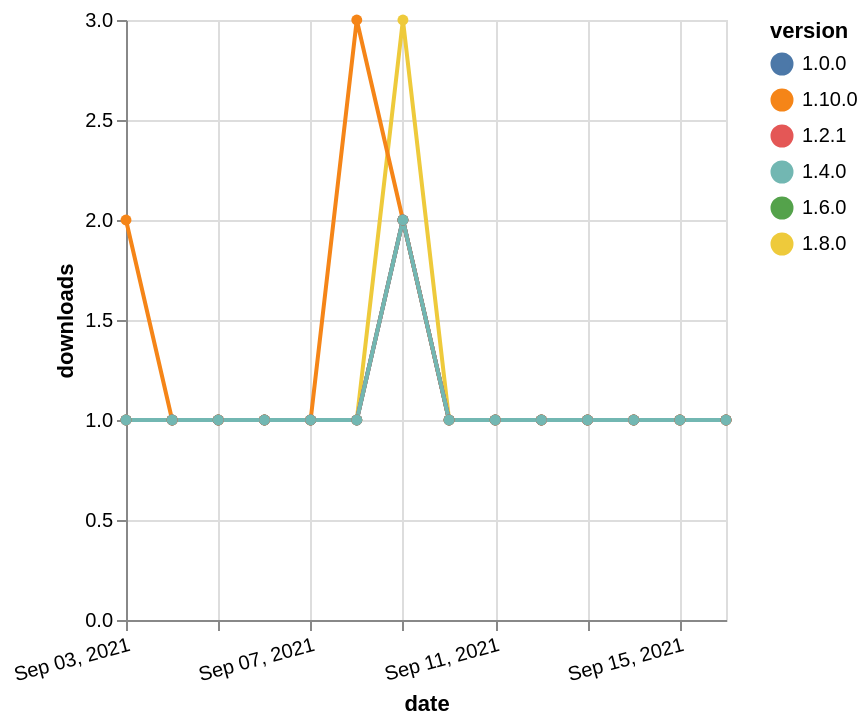

Here is the Vega-Lite specification saved for this chart:
### Vega-Lite specification from a JSON file in a GitHub repository (floating-point values rounded to 4 significant figures)
{"$schema": "https://vega.github.io/schema/vega-lite/v5.json", "description": "A simple bar chart with embedded data.", "data": {"values": [{"date": "2021-09-03", "total": 158, "delta": 1, "version": "1.6.0"}, {"date": "2021-09-04", "total": 159, "delta": 1, "version": "1.6.0"}, {"date": "2021-09-05", "total": 160, "delta": 1, "version": "1.6.0"}, {"date": "2021-09-06", "total": 161, "delta": 1, "version": "1.6.0"}, {"date": "2021-09-07", "total": 162, "delta": 1, "version": "1.6.0"}, {"date": "2021-09-08", "total": 163, "delta": 1, "version": "1.6.0"}, {"date": "2021-09-09", "total": 165, "delta": 2, "version": "1.6.0"}, {"date": "2021-09-10", "total": 166, "delta": 1, "version": "1.6.0"}, {"date": "2021-09-11", "total": 167, "delta": 1, "version": "1.6.0"}, {"date": "2021-09-12", "total": 168, "delta": 1, "version": "1.6.0"}, {"date": "2021-09-13", "total": 169, "delta": 1, "version": "1.6.0"}, {"date": "2021-09-14", "total": 170, "delta": 1, "version": "1.6.0"}, {"date": "2021-09-15", "total": 171, "delta": 1, "version": "1.6.0"}, {"date": "2021-09-16", "total": 172, "delta": 1, "version": "1.6.0"}, {"date": "2021-09-03", "total": 187, "delta": 1, "version": "1.8.0"}, {"date": "2021-09-04", "total": 188, "delta": 1, "version": "1.8.0"}, {"date": "2021-09-05", "total": 189, "delta": 1, "version": "1.8.0"}, {"date": "2021-09-06", "total": 190, "delta": 1, "version": "1.8.0"}, {"date": "2021-09-07", "total": 191, "delta": 1, "version": "1.8.0"}, {"date": "2021-09-08", "total": 192, "delta": 1, "version": "1.8.0"}, {"date": "2021-09-09", "total": 195, "delta": 3, "version": "1.8.0"}, {"date": "2021-09-10", "total": 196, "delta": 1, "version": "1.8.0"}, {"date": "2021-09-11", "total": 197, "delta": 1, "version": "1.8.0"}, {"date": "2021-09-12", "total": 198, "delta": 1, "version": "1.8.0"}, {"date": "2021-09-13", "total": 199, "delta": 1, "version": "1.8.0"}, {"date": "2021-09-14", "total": 200, "delta": 1, "version": "1.8.0"}, {"date": "2021-09-15", "total": 201, "delta": 1, "version": "1.8.0"}, {"date": "2021-09-16", "total": 202, "delta": 1, "version": "1.8.0"}, {"date": "2021-09-03", "total": 133, "delta": 2, "version": "1.10.0"}, {"date": "2021-09-04", "total": 134, "delta": 1, "version": "1.10.0"}, {"date": "2021-09-05", "total": 135, "delta": 1, "version": "1.10.0"}, {"date": "2021-09-06", "total": 136, "delta": 1, "version": "1.10.0"}, {"date": "2021-09-07", "total": 137, "delta": 1, "version": "1.10.0"}, {"date": "2021-09-08", "total": 140, "delta": 3, "version": "1.10.0"}, {"date": "2021-09-09", "total": 142, "delta": 2, "version": "1.10.0"}, {"date": "2021-09-10", "total": 143, "delta": 1, "version": "1.10.0"}, {"date": "2021-09-11", "total": 144, "delta": 1, "version": "1.10.0"}, {"date": "2021-09-12", "total": 145, "delta": 1, "version": "1.10.0"}, {"date": "2021-09-13", "total": 146, "delta": 1, "version": "1.10.0"}, {"date": "2021-09-14", "total": 147, "delta": 1, "version": "1.10.0"}, {"date": "2021-09-15", "total": 148, "delta": 1, "version": "1.10.0"}, {"date": "2021-09-16", "total": 149, "delta": 1, "version": "1.10.0"}, {"date": "2021-09-03", "total": 241, "delta": 1, "version": "1.0.0"}, {"date": "2021-09-04", "total": 242, "delta": 1, "version": "1.0.0"}, {"date": "2021-09-05", "total": 243, "delta": 1, "version": "1.0.0"}, {"date": "2021-09-06", "total": 244, "delta": 1, "version": "1.0.0"}, {"date": "2021-09-07", "total": 245, "delta": 1, "version": "1.0.0"}, {"date": "2021-09-08", "total": 246, "delta": 1, "version": "1.0.0"}, {"date": "2021-09-09", "total": 248, "delta": 2, "version": "1.0.0"}, {"date": "2021-09-10", "total": 249, "delta": 1, "version": "1.0.0"}, {"date": "2021-09-11", "total": 250, "delta": 1, "version": "1.0.0"}, {"date": "2021-09-12", "total": 251, "delta": 1, "version": "1.0.0"}, {"date": "2021-09-13", "total": 252, "delta": 1, "version": "1.0.0"}, {"date": "2021-09-14", "total": 253, "delta": 1, "version": "1.0.0"}, {"date": "2021-09-15", "total": 254, "delta": 1, "version": "1.0.0"}, {"date": "2021-09-16", "total": 255, "delta": 1, "version": "1.0.0"}, {"date": "2021-09-03", "total": 195, "delta": 1, "version": "1.2.1"}, {"date": "2021-09-04", "total": 196, "delta": 1, "version": "1.2.1"}, {"date": "2021-09-05", "total": 197, "delta": 1, "version": "1.2.1"}, {"date": "2021-09-06", "total": 198, "delta": 1, "version": "1.2.1"}, {"date": "2021-09-07", "total": 199, "delta": 1, "version": "1.2.1"}, {"date": "2021-09-08", "total": 200, "delta": 1, "version": "1.2.1"}, {"date": "2021-09-09", "total": 202, "delta": 2, "version": "1.2.1"}, {"date": "2021-09-10", "total": 203, "delta": 1, "version": "1.2.1"}, {"date": "2021-09-11", "total": 204, "delta": 1, "version": "1.2.1"}, {"date": "2021-09-12", "total": 205, "delta": 1, "version": "1.2.1"}, {"date": "2021-09-13", "total": 206, "delta": 1, "version": "1.2.1"}, {"date": "2021-09-14", "total": 207, "delta": 1, "version": "1.2.1"}, {"date": "2021-09-15", "total": 208, "delta": 1, "version": "1.2.1"}, {"date": "2021-09-16", "total": 209, "delta": 1, "version": "1.2.1"}, {"date": "2021-09-03", "total": 188, "delta": 1, "version": "1.4.0"}, {"date": "2021-09-04", "total": 189, "delta": 1, "version": "1.4.0"}, {"date": "2021-09-05", "total": 190, "delta": 1, "version": "1.4.0"}, {"date": "2021-09-06", "total": 191, "delta": 1, "version": "1.4.0"}, {"date": "2021-09-07", "total": 192, "delta": 1, "version": "1.4.0"}, {"date": "2021-09-08", "total": 193, "delta": 1, "version": "1.4.0"}, {"date": "2021-09-09", "total": 195, "delta": 2, "version": "1.4.0"}, {"date": "2021-09-10", "total": 196, "delta": 1, "version": "1.4.0"}, {"date": "2021-09-11", "total": 197, "delta": 1, "version": "1.4.0"}, {"date": "2021-09-12", "total": 198, "delta": 1, "version": "1.4.0"}, {"date": "2021-09-13", "total": 199, "delta": 1, "version": "1.4.0"}, {"date": "2021-09-14", "total": 200, "delta": 1, "version": "1.4.0"}, {"date": "2021-09-15", "total": 201, "delta": 1, "version": "1.4.0"}, {"date": "2021-09-16", "total": 202, "delta": 1, "version": "1.4.0"}]}, "width": "container", "mark": {"type": "line", "point": {"filled": true}}, "encoding": {"x": {"field": "date", "type": "temporal", "timeUnit": "yearmonthdate", "title": "date", "axis": {"labelAngle": -15}}, "y": {"field": "delta", "type": "quantitative", "title": "downloads"}, "color": {"field": "version", "type": "nominal"}, "tooltip": {"field": "delta"}}}
